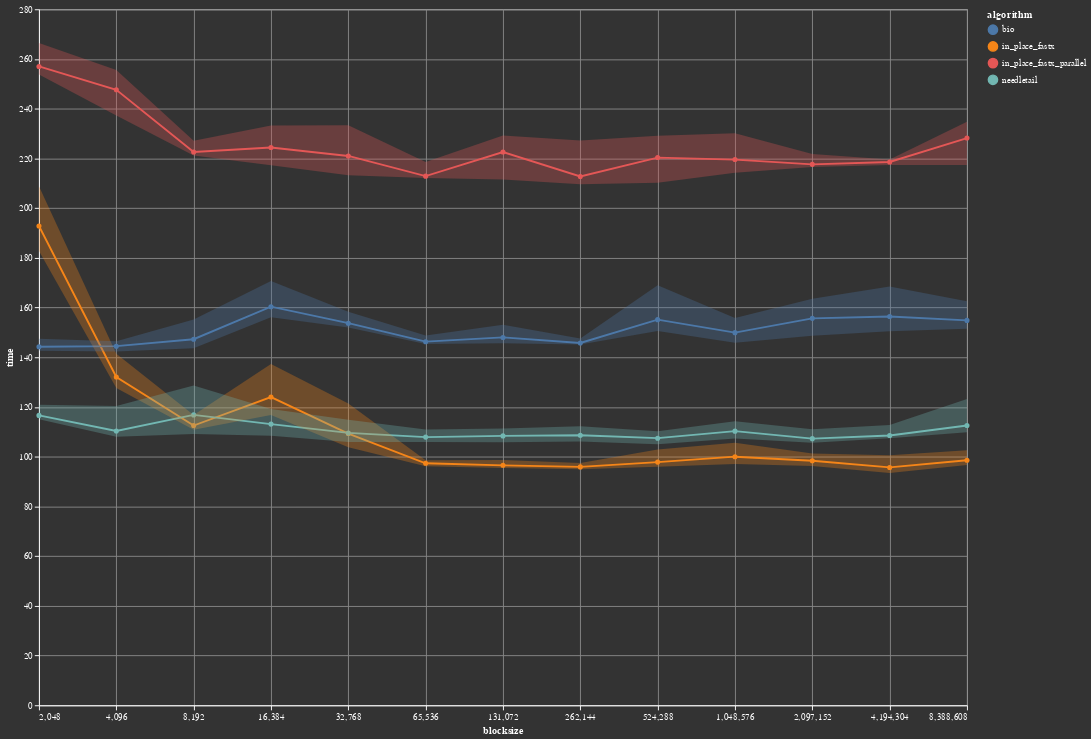

Source (notebook cell):
### Code cell
#raw_df = raw_df[raw_df["algorithm"] != "in_place_fastx_parallel"];

points = altair.Chart(raw_df).mark_line(point=True).encode(
    x=altair.X('blocksize', scale=altair.Scale(type="log", base=2)),
    y=altair.Y('median(time)'),
    color='algorithm'
)

error = altair.Chart(raw_df).mark_errorband(extent='iqr').encode(
    x=altair.X('blocksize:Q', scale=altair.Scale(type="log", base=2)),
    y=altair.Y('time:Q'),
    color='algorithm',
)


points + error

### Figure 1 — Vega-Lite specification as saved in the notebook (floating-point values rounded to 4 significant figures; data arrays with more than 128 entries replaced by an {"elided": "..."} marker saying what was removed)
{"config": {"background": "#333", "title": {"color": "#fff"}, "style": {"guide-label": {"fill": "#fff"}, "guide-title": {"fill": "#fff"}}, "axis": {"domainColor": "#fff", "gridColor": "#888", "tickColor": "#fff"}, "view": {"height": 750, "width": 1000}, "range": {}}, "layer": [{"mark": {"type": "line", "point": true}, "encoding": {"color": {"type": "nominal", "field": "algorithm"}, "x": {"type": "quantitative", "field": "blocksize", "scale": {"base": 2, "type": "log"}}, "y": {"type": "quantitative", "aggregate": "median", "field": "time"}}}, {"mark": {"type": "errorband", "extent": "iqr"}, "encoding": {"color": {"type": "nominal", "field": "algorithm"}, "x": {"type": "quantitative", "field": "blocksize", "scale": {"base": 2, "type": "log"}}, "y": {"type": "quantitative", "field": "time"}}}], "data": {"name": "data-60f780e61e1ed42bffcd22e5dff0d91b"}, "$schema": "https://vega.github.io/schema/vega-lite/v4.8.1.json", "datasets": {"data-60f780e61e1ed42bffcd22e5dff0d91b": {"elided": "5200 records"}}}
